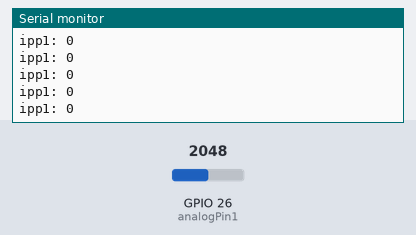
Bench run of a sketch on a simulated ESP32. On the bench: the last lines printed to the serial monitor. The test bench sets the inputs (shaded band); at power-on: GPIO 26 (analogPin1) = 2048.

Above: at 1.2 s.
1.3 s: GPIO 26 (analogPin1) set to 2866
At 1.92 s:
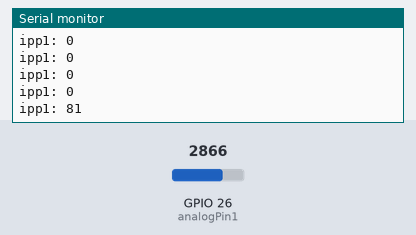
2.8 s: GPIO 26 (analogPin1) set to 3603
At 2.91 s:
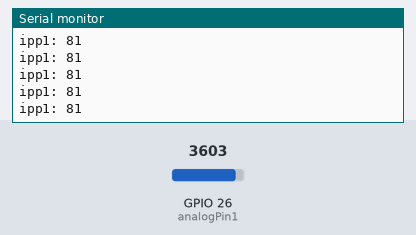
Timing chart, 0 to 5.8 s (numbered marks = the images above; inputs shaded):
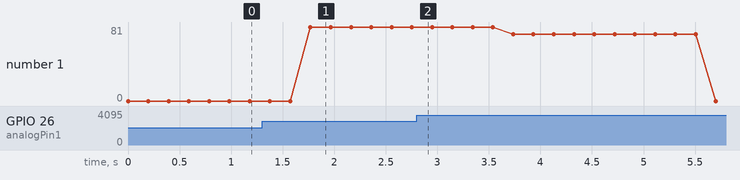

Measured:
- after the input at 1.3 s, the serial monitor: prints a new line after 0.47 s (image 1)
- plotted number 1: 0 → 81 after the input at 1.3 s

The sketch:

analogRead_to_Monitor.ino
```cpp
#define analogPin1 26
#define analogPin2 27
#define ippsSize 10


int count = 0;
int ippAvgOld[10];
int ippAvg[10];
int ipps[ippsSize][10];
int ippCount[10]={0,0,0,0,0,0,0,0,0,0};

void setup()
{
  	pinMode(analogPin1,INPUT);
  	pinMode(analogPin2,INPUT);
	Serial.begin(115200);
}

void loop()
{
    Serial.print("ipp1: ");
    Serial.println(getVals(26,1));
    // Serial.print("     ipp2:");
    // Serial.println(getVals(27,2));
    // Serial.print("     ipp3: ");
    // Serial.println(getVals(27,3));
}

int getVals(int analogPin, int sensorNum)
{
    int ipp;
    int ippMax = 0;
    int ippMin = 4000;

    int ippSpike[3];
    int ippCalc = 0;

    for (int i = 0; i < 3; i++)
    {
        ippSpike[i] = getIpp(60,analogPin);
    }

    for(int i=0; i<3; i++)   //finds the biggest ipp in the array
    {
        if(ippSpike[i] > ippMax)
        {
            ippMax = ippSpike[i];
        }
    }

    for(int i=0; i<3; i++)   //collects the value that isn't the spike reading
    {
        if(ippSpike[i] < ippMax)
        {
            ippCalc = ippSpike[i];
            break;
        }
    }

    if(ippCalc == 0)
    {
        ippCalc = ippMax;
    }

    ipps[ippCount[sensorNum]][sensorNum] = ippCalc;   //stores the "not peak" value in an array to average over a set number of loops for each unique getVals call
    ippCount[sensorNum]++;

    if(ippCount[sensorNum] > (ippsSize -1))    //averages every ippsSize # of loops
    {
        for(int i=0; i<ippsSize; i++)       //sums all the ipps for the average
        {
            ippAvg[sensorNum] += ipps[i][sensorNum];
        }

        ippAvg[sensorNum]/= ippsSize;  //calculates average

        if ((ippAvg[sensorNum] > (ippAvgOld[sensorNum] +5)) || (ippAvg[sensorNum] < (ippAvgOld[sensorNum] -5)))     //if the new average is outside of the threshold of the old average, set old average to new average
        {
            ippAvgOld[sensorNum] = ippAvg[sensorNum];
        }

        ippAvg[sensorNum]= 0;
        ippCount[sensorNum] =0;
    }

    ipp = ippAvgOld[sensorNum];
    return ipp;
}


int getIpp(int sampleNumber, int analogPin)
{
    int iMax = 0;
    int iMin = 5000;
    int _ipp = 0;
    int currents[sampleNumber +2];


    for(int i=0; i<sampleNumber; i++)
    {
        currents[i] = analogRead(analogPin);

        if (iMax < currents[i])
        {
            iMax = currents[i];
            //iTime = micros();
        }

        if (iMin > currents[i])
        {
            iMin = currents[i];
        }

        delayMicroseconds(980);
    }

    _ipp = iMax - iMin;

    return _ipp;
}
```
